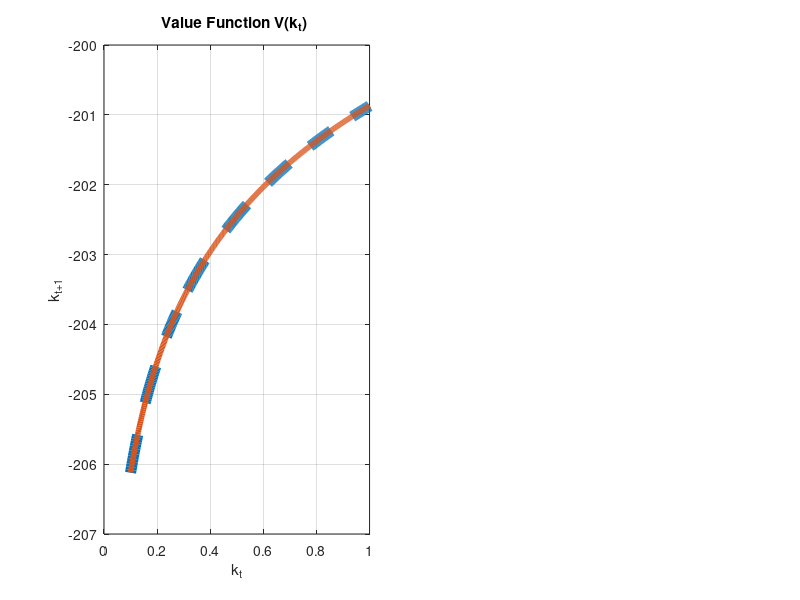

MATLAB code for this plot: (Note: this script raises an error after producing the figure.)
% TI1_00_main
% =========================================================================
% Author: Jacob Hartwig (jhartwig@uchicago.edu)
% Date: 231109
% Version: 1.0 231109 JH Initial Release
%            -
%
% Source:
%
% Description:
%       - setup workspace environment
%
% Required Input:
%
% Output:
%
% Improvements:
%       -
%       -
%
%=========================================================================



%%%%%%%%%%%%%%%%%%%%%%%%%%%%%%%%%%%%%%%%%%%%%%%%%%%%%%%%%%%%%%%%%%%%%%%%%%%
%% %%% 00a SETUP %%%
%%%%%%%%%%%%%%%%%%%%%%%%%%%%%%%%%%%%%%%%%%%%%%%%%%%%%%%%%%%%%%%%%%%%%%%%%%%

% define model parameters
beta = 0.99;
z    = 1.00;
alpha= 0.70;

% define depreciation rate
delta= 1;

% define computation parameters
tol = 10^-6;
gN   = 500;
iterMax = 10000;
Vhistory = nan(gN,iterMax);

% define the utility function
u =@(c) log(c)

% Create k grid
kbar = [0.1 (z./(delta))^(1/(1-alpha)) ];
gridK= [kbar(1):(kbar(2)-kbar(1))/(gN-1):kbar(2)]'

% definex C for a given k and k' using the budget constraint
cGivenKK = @(k,kprime) z.*k.^alpha + (1-delta).*k - kprime

%%%%%%%%%%%%%%%%%%%%%%%%%%%%%%%%%%%%%%%%%%%%%%%%%%%%%%%%%%%%%%%%%%%%%%%%%%%
%% %%% 01A Delta = 1, gN=500 %%%
%%%%%%%%%%%%%%%%%%%%%%%%%%%%%%%%%%%%%%%%%%%%%%%%%%%%%%%%%%%%%%%%%%%%%%%%%%%

% define constants as derived in Q1
A = 1/(1-beta).*(log(z) + log(1-alpha*beta)+alpha * beta/ (1-alpha * beta) *log(alpha * beta));
B = alpha / (1-alpha * beta);

% define theoretical value & policy function function
Vtrue = @(k) A + B * log(k)
Ptrue = @(k) (beta*B*z*k.^alpha)./(beta*B+1)

%%%%%%%%%%%%%%%%%%%%%%%%%%%%%%%
% %%% 01A CALCULATE value & policy function %%%
%%%%%%%%%%%%%%%%%%%%%%%%%%%%%%%

% initialize value function iteration (VFI)
Vdiff=10; iter=0; 

% define initial value function guess
V = 0.* gridK;

% define objects to track v_n at each iteration
Vhistory(:,1) = V; VdiffH = nan(1,iterMax);

% run VFI
while Vdiff>tol & iter <iterMax
    cfeasible = cGivenKK(gridK,gridK')>=0;
    c = cGivenKK(gridK,gridK') .* cfeasible;
    [Vnew , index] = max( u(c) + beta* V',[], 2   );
    Vdiff = sum((Vnew- V).^2); V= Vnew; iter = iter+1;

    % store history
    VdiffH(iter) = Vdiff./tol; Vhistory(:,iter) = V;
end
%VdiffH(1000:iter+1)
iter

%%%%%%%%%%%%%%%%%%%%%%%%%%%%%%%
% %%% 01A PLOT value & policy function %%%
%%%%%%%%%%%%%%%%%%%%%%%%%%%%%%%

figure; set(gcf,'position',[400,800,1500,600]);
p =subplot(1,2,1);
plot(gridK, Vtrue(gridK),'--', 'LineWidth',8); grid on; hold on; ylabel('k_{t+1}'); xlabel('k_{t}');
plot(gridK, Vhistory(:,[iter]), 'LineWidth',4); title('Value Function V(k_t) '); p.FontSize =30;


p = subplot(1,2,2);
plot(gridK, Ptrue(gridK),'--', 'LineWidth',8); grid on; hold on; ylabel('k_{t+1}'); xlabel('k_{t}');
plot(gridK, gridK(index) , 'LineWidth',4); title('Policy Function k_{t+1}(k_t) '); p.FontSize =30;
legend([{'Theoretial'} {'VFI'} ],'Location','southeast');

saveas(gcf,'plots/Q2a.png');

% [Vtrue(gridK)   Vhistory(:,[iter])]
% [Ptrue(gridK)   gridK(index)]

%%%%%%%%%%%%%%%%%%%%%%%%%%%%%%%%%%%%%%%%%%%%%%%%%%%%%%%%%%%%%%%%%%%%%%%%%%%
%% %%% 01B Delta = 0.5, gN=500 %%%
%%%%%%%%%%%%%%%%%%%%%%%%%%%%%%%%%%%%%%%%%%%%%%%%%%%%%%%%%%%%%%%%%%%%%%%%%%%

% define depreciation rate
delta= 0.5;

% define C for a given k and k' using the budget constraint
cGivenKK = @(k,kprime) z.*k.^alpha + (1-delta).*k - kprime


% theoretical steady state values
theoryK_steadystate = (alpha*z*beta/(1-beta+beta*delta))^(1/(1-alpha));
theoryC_steadystate = z*theoryK_steadystate^alpha-delta*theoryK_steadystate;


% update k grid
gN   = 500; Vhistory = nan(gN,iterMax);
kbar = [0.1 (z./(delta))^(1/(1-alpha)) ];
gridK= [kbar(1):(kbar(2)-kbar(1))/(gN-1):kbar(2)]'


% initialize value function iteration (VFI)
Vdiff=10; iter=0; 

% define initial value function guess
V = 0.* gridK;

% define objects to track v_n at each iteration
Vhistory(:,1) = V; VdiffH = nan(1,iterMax);

% run VFI
tic
while Vdiff>tol & iter <iterMax
    cfeasible = cGivenKK(gridK,gridK')>=0;
    c = cGivenKK(gridK,gridK') .* cfeasible;
    [Vnew , index] = max( u(c) + beta* V',[], 2   );
    Vdiff = sum((Vnew- V).^2); V= Vnew; iter = iter+1;

    % store history
    VdiffH(iter) = Vdiff./tol; Vhistory(:,iter) = V;
end
toc
VdiffH(iter-5:iter+1)
iter

figure; set(gcf,'position',[400,800,1500,600]);
p =subplot(1,2,1);
plot(gridK, Vhistory(:,[iter]), 'LineWidth',4); grid on; hold on; ylabel('k_{t+1}'); xlabel('k_{t}');
 title('Value Function V(k_t) '); p.FontSize =30;


p = subplot(1,2,2);
plot(gridK, gridK(index) , 'LineWidth',4); grid on; hold on; ylabel('k_{t+1}'); xlabel('k_{t}');
plot(gridK, gridK,'--' , 'LineWidth',2);
title('Policy Function k_{t+1}(k_t) '); p.FontSize =30;
legend([{'VFI'} {'45°'} ],'Location','southeast');

saveas(gcf,'plots/Q2b.png');

[gridK gridK(index) gridK-gridK(index)]

[~,index_steadyK]= min(abs(gridK-gridK(index)));
kplus = gridK(index); K_steadystate = kplus(index_steadyK);
K_ss_diff = K_steadystate-theoryK_steadystate;
[K_steadystate theoryK_steadystate  K_ss_diff K_ss_diff/theoryK_steadystate]

C_ss_diff = cGivenKK(K_steadystate,K_steadystate)-theoryC_steadystate;
[cGivenKK(K_steadystate,K_steadystate) theoryC_steadystate C_ss_diff C_ss_diff/theoryC_steadystate]


%%%%%%%%%%%%%%%%%%%%%%%%%%%%%%%%%%%%%%%%%%%%%%%%%%%%%%%%%%%%%%%%%%%%%%%%%%%
%% %%% 01C Delta = 0.5,Loop over grid sizes %%%
%%%%%%%%%%%%%%%%%%%%%%%%%%%%%%%%%%%%%%%%%%%%%%%%%%%%%%%%%%%%%%%%%%%%%%%%%%%

% define grid sizes
gNgrid = [50, 100, 500, 1000, 2000];
gNgridLength = size(gNgrid,2);

gNgridTime = nan(1,gNgridLength);
gNgridKss  = nan(1,gNgridLength);
gNgridCss  = nan(1,gNgridLength);
for iNgrid=1:gNgridLength
    gN   = gNgrid(iNgrid); 

    % update k grid
    Vhistory = nan(gN,iterMax);
    kbar = [0.1 (z./(delta))^(1/(1-alpha)) ];
    gridK= [kbar(1):(kbar(2)-kbar(1))/(gN-1):kbar(2)]';
    
    
    % initialize value function iteration (VFI)
    Vdiff=10; iter=0; 
    
    % define initial value function guess
    V = 0.* gridK;
    
    % define objects to track v_n at each iteration
    Vhistory(:,1) = V; VdiffH = nan(1,iterMax);
    
    % run VFI
    tic
    while Vdiff>tol & iter <iterMax
        cfeasible = cGivenKK(gridK,gridK')>=0;
        c = cGivenKK(gridK,gridK') .* cfeasible;
        [Vnew , index] = max( u(c) + beta* V',[], 2   );
        Vdiff = sum((Vnew- V).^2); V= Vnew; iter = iter+1;
    
        % store history
        VdiffH(iter) = Vdiff./tol; Vhistory(:,iter) = V;
    end
    gNgridTime(iNgrid) = toc

    % extract steady state values
    [~,index_steadyK]= min(abs(gridK-gridK(index)));
    kplus = gridK(index); gNgridKss(iNgrid) = kplus(index_steadyK);

    gNgridCss(iNgrid) = cGivenKK(gNgridKss(iNgrid),gNgridKss(iNgrid));

end

gNgridTime
gNgridKss
gNgridCss

figure; set(gcf,'position',[400,800,1500,600]);
p =subplot(1,3,1);
%plot(gNgrid, gNgridTime,'O-', 'LineWidth',4); grid on; hold on; ylabel('time'); xlabel('grid size');
plot(gNgrid, gNgridTime,'O-', 'LineWidth',4); grid on; hold on; ylabel('time (in seconds)'); xlabel('grid size');
title('A) Computational Time'); p.FontSize =20;


p = subplot(1,3,2);
plot(gNgrid, gNgridKss , 'bO-', 'LineWidth',4); grid on; hold on; ylabel('k_{ss} & c_{ss}'); xlabel('grid size');
plot(gNgrid, ones(1,gNgridLength)*theoryK_steadystate , 'k--', 'LineWidth',2); 
plot(gNgrid, gNgridCss , 'rO-', 'LineWidth',4); grid on; hold on;
plot(gNgrid, ones(1,gNgridLength)*theoryC_steadystate , 'k--', 'LineWidth',2); 
title('B) Steady state comparison'); p.FontSize =20;
%legend([{'k_{ss}'} {''} {'c_{ss}'} {''}],'Location','southeast');

p = subplot(1,3,3);
plot(gNgrid, abs(gNgridKss-theoryK_steadystate), 'bO-', 'LineWidth',4); grid on; hold on; ylabel('|x_{ss}-x_{ss}^T|'); xlabel('grid size');
plot(gNgrid, abs(gNgridCss-theoryC_steadystate), 'rO-', 'LineWidth',4); grid on; hold on;
title('C) Steady state absolute difference'); p.FontSize =20;
legend([{'k_{ss}'} {'c_{ss}'}],'Location','southeast');

saveas(gcf,'plots/Q2c.png');
